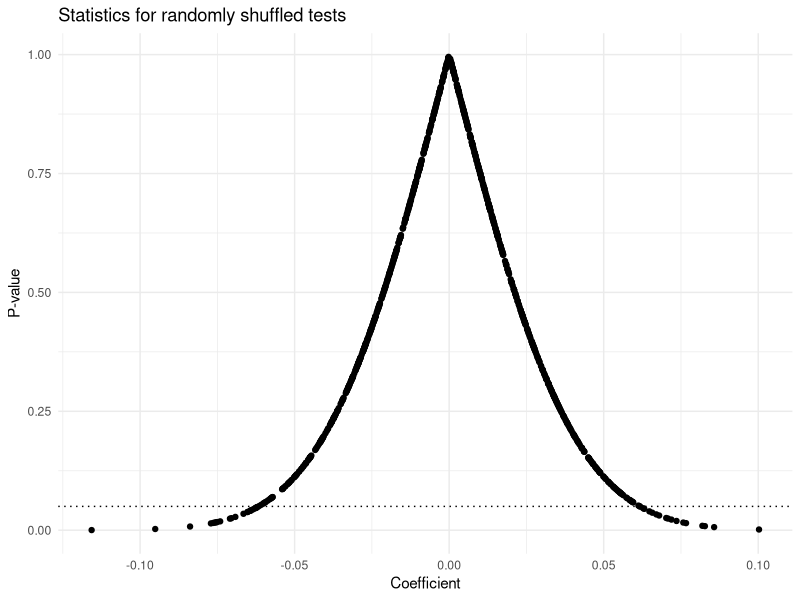
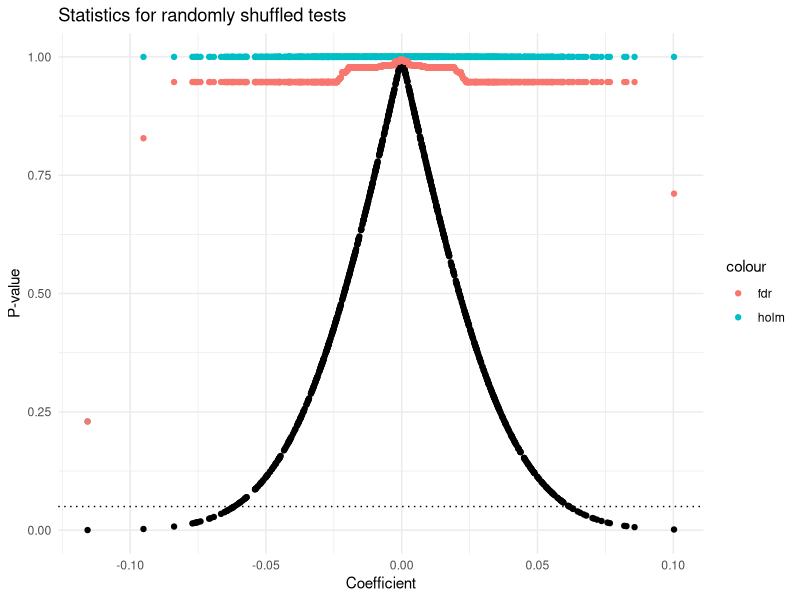
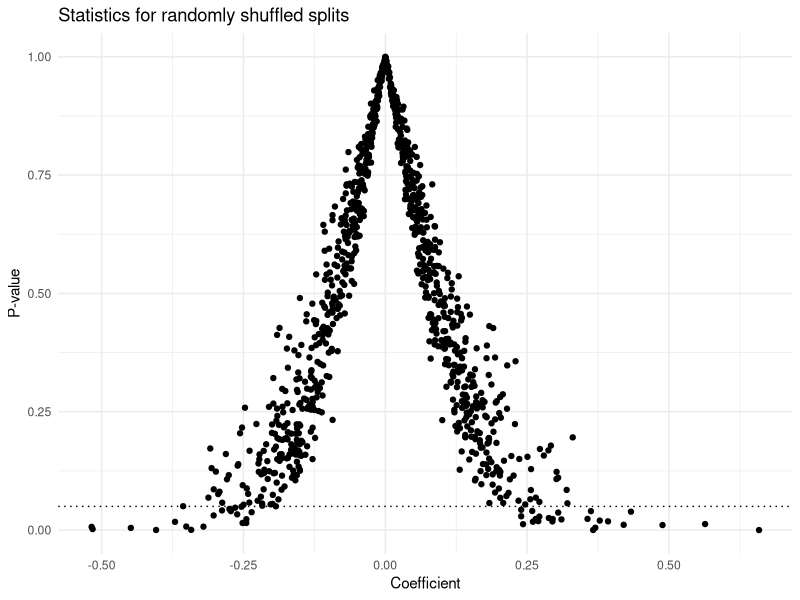

Here is the R script that generated these plots, in order:
# Sean Trott
# Code to demonstrate p-hacking

library(tidyverse)

# set seed for reproducibility
set.seed(1)

# Generate target vector
y = rnorm(1000, 50, 5)

# Generate predictor dist
og_x = rnorm(1000, 90, 5)
og_test = summary(lm(y ~ og_x))

# Run simulations
TESTS = c(1:1000)
test_coef = c()
test_p = c()
for (i in TESTS) {
  new_x = sample(og_x)
  new_test = summary(lm(y ~ new_x))
  test_coef[i] = new_test$coefficients[2]
  test_p[i] = new_test$coefficients[8]
}

d = data.frame(coef = test_coef,
               p = test_p)

d %>%
  ggplot(aes(x = test_coef,
             y = test_p)) +
  geom_point() +
  geom_hline(yintercept = .05, linetype = "dotted") +
  labs(x = "Coefficient",
       y = "P-value",
       title = "Statistics for randomly shuffled tests") +
  theme_minimal()

# ggsave("shuffled_phacking.pdf", 
#        units="in", width=6, height=4, dpi=300)

d %>%
  ggplot() +
  geom_point(aes(x = test_coef, y = p), color = "black") +
  geom_point(aes(x = test_coef, y = p.adjust(p, method = "holm"), color = "holm")) +
  geom_point(aes(x = test_coef, y = p.adjust(p, method = "fdr"), color = "fdr")) +
  geom_hline(yintercept = .05, linetype = "dotted") +
  labs(x = "Coefficient",
       y = "P-value",
       title = "Statistics for randomly shuffled tests") +
  theme_minimal() 

# ggsave("shuffled_phacking_with_correction.pdf", 
#        units="in", width=6, height=4, dpi=300)




################ Simulate sub-group analyses
# set seed for reproducibility
set.seed(1)

# Generate target vector
y = rnorm(1000, 50, 5)

# Generate predictor dist
og_x = rnorm(1000, 90, 5)
og_test = summary(lm(y ~ og_x))

# Run sub-group analyses
SPLITS = c(1:1000)
SUBGROUP_SIZE = c(30:90)
test_coef = c()
test_p = c()
size_v = c()
for (i in TESTS) {
  size = sample(SUBGROUP_SIZE, 1)
  new_x = sample(og_x, size)
  new_y = sample(y, size)
  new_test = summary(lm(new_y ~ new_x))
  test_coef[i] = new_test$coefficients[2]
  test_p[i] = new_test$coefficients[8]
  size_v[i] = size
}

d = data.frame(coef = test_coef,
               p = test_p,
               split_size = size_v)

d %>%
  ggplot(aes(x = test_coef,
             y = test_p)) +
  geom_point() +
  geom_hline(yintercept = .05, linetype = "dotted") +
  labs(x = "Coefficient",
       y = "P-value",
       title = "Statistics for randomly shuffled splits") +
  theme_minimal()


# ggsave("shuffled_p_hacking_subgroup.pdf", 
#       units="in", width=6, height=4, dpi=300)

# Count number passing threshold
nrow(filter(d, p < .05))
nrow(filter(d, p < .05)) / nrow(d)

